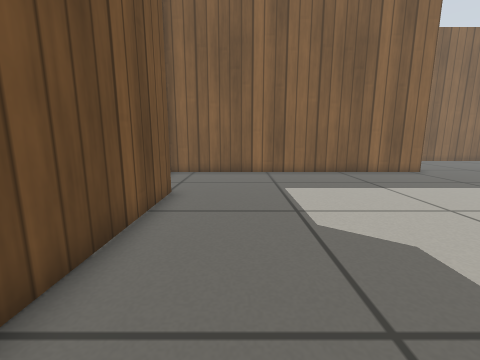
[1] (above)

16 first-person views from a walk through a world built for the Gazebo simulator. The camera is 0.47 m above the floor, tilts 10° down and sees 90° across. The floor is counted in squares, 0.25 m on a side. Each view is taken from the middle of a square. On the plan, view 1 faces up. The plan holds only what a view shows up to about 15 squares ahead; the rest is blank. Gazebo's built-in surfaces are drawn with simple patterns.

[2]
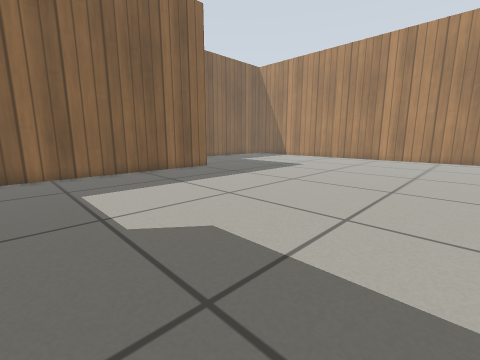

[3]
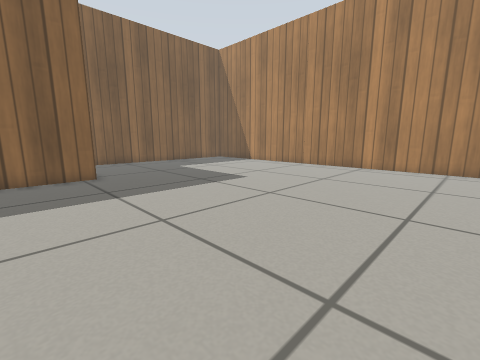

[4]
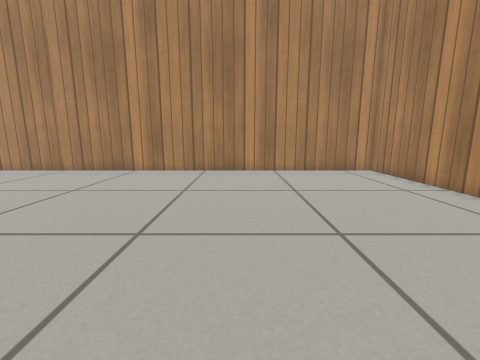

[5]
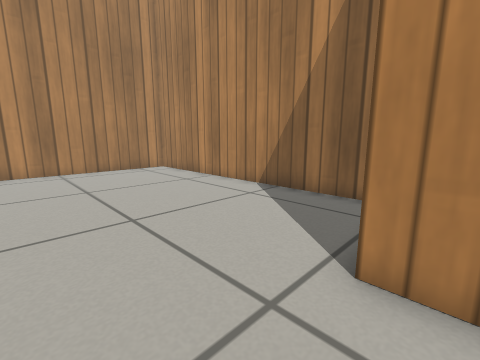

[6]
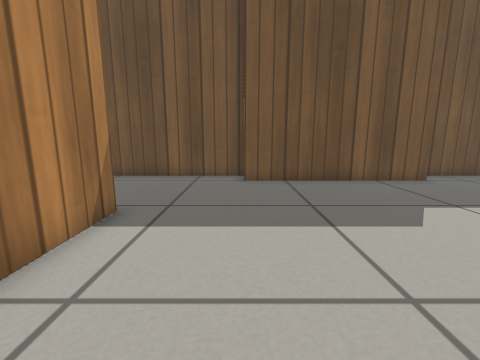

[7]
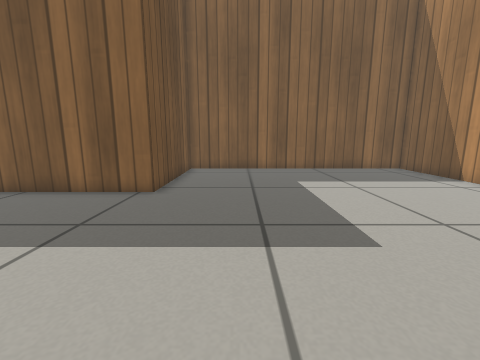

[8]
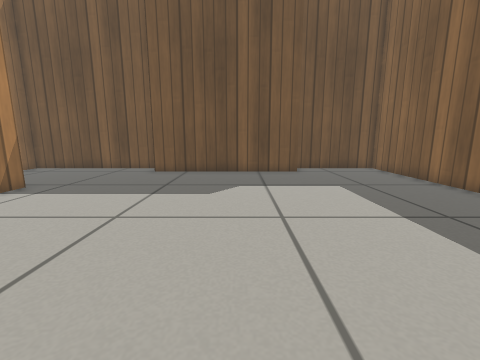

[9]
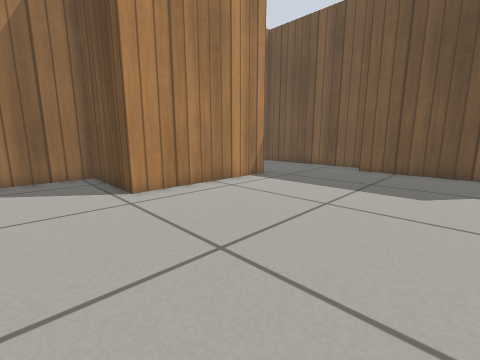

[10]
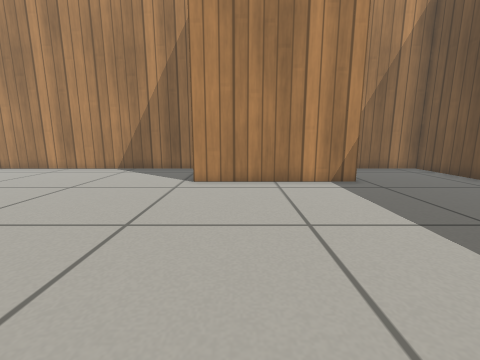

[11]
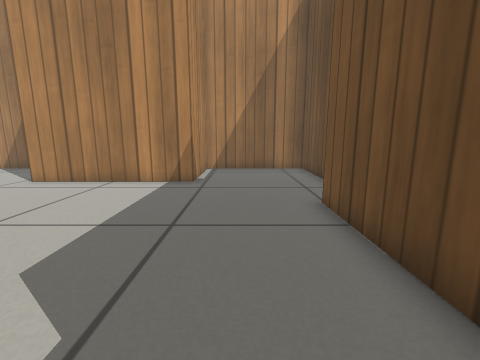

[12]
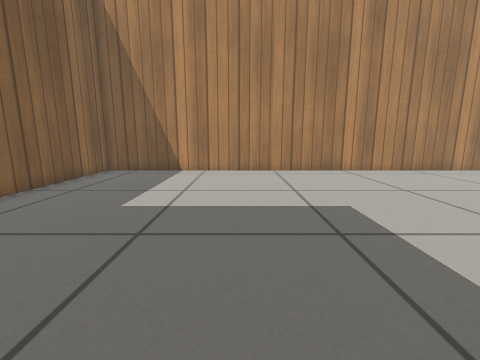

[13]
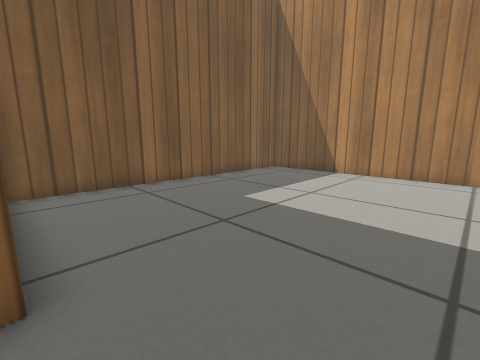

[14]
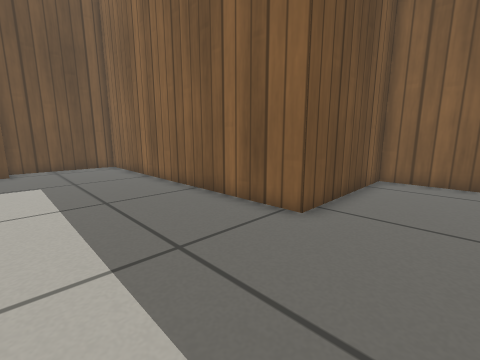

[15]
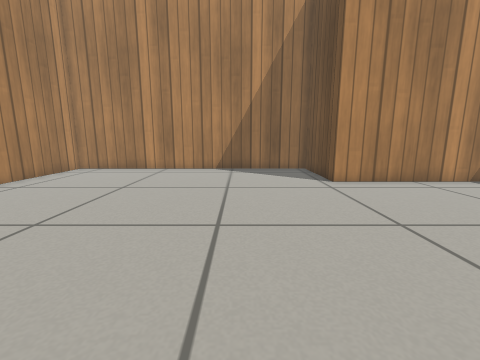

[16]
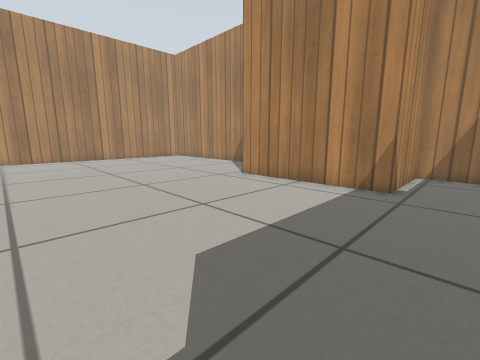

### Floor plan
Points are (right, up) in squares from view 1. A wall is a line through its corners. A room is listed if a view was taken in it or the views show most of it. See-through windows are left out.
Room 1 (views 1, 2, 3, 4, 5, 6, 7, 8, 9, 10, 11, 12, 13, 14, 15, 16)
walls: (-2.4, 8.3) (-2.4, 0.1); (-3.8, 0.2) (-3.8, -7.6) (2, -7.6) (2, -3.2) (9, -3.2) (9, -7.6) (22.8, -7.6) (22.8, 19.6) (10, 19.6) (10, 13.2) (-3.8, 13.2) (-3.8, 8.1)

Where each view was taken, in squares from view 1:
view 1: 0 up, 0 right, facing up
view 2: 0 up, 0 right, facing up-right
view 3: 1 up, 7 right, facing up-right
view 4: 0 up, 9 right, facing right
view 5: 0 up, 8 right, facing down-right
view 6: 0 up, 8 right, facing left
view 7: 5 up, 13 right, facing up
view 8: 5 up, 11 right, facing left
view 9: 5 up, 12 right, facing down-left
view 10: 7 up, 7 right, facing down
view 11: 7 up, 0 right, facing down
view 12: 12 up, 9 right, facing right
view 13: 10 up, 10 right, facing up-right
view 14: 8 up, 13 right, facing up-left
view 15: 7 up, 13 right, facing down
view 16: 6 up, 0 right, facing down-right
